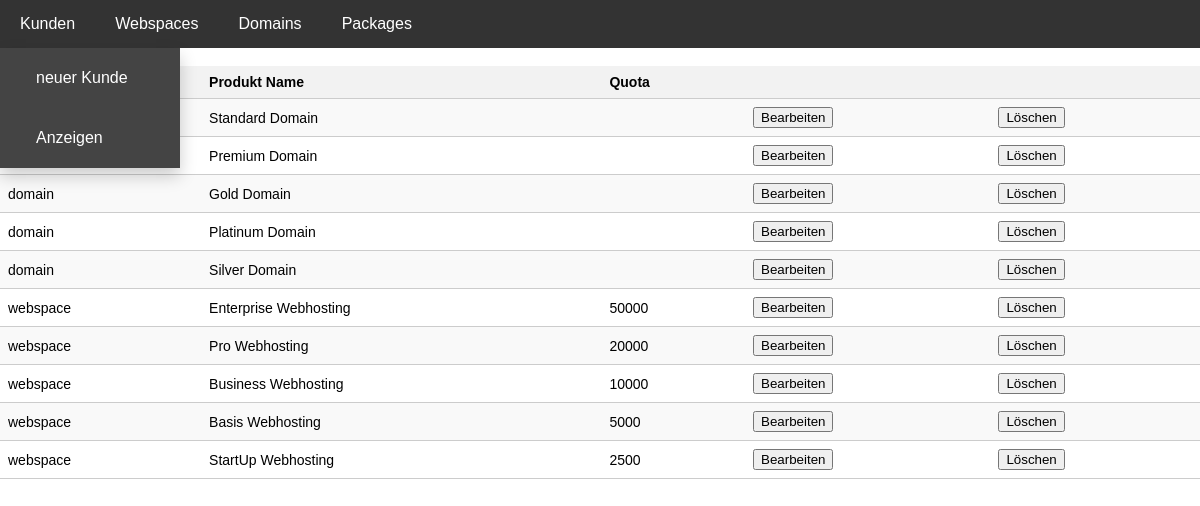
Screenshot of /pa_show.php with the database file from the repository.
### tables this page shows
CREATE TABLE packages (
	pa_id INT PRIMARY KEY AUTO_INCREMENT,  
    pa_typ VARCHAR(40) NOT NULL,
    pa_product_name VARCHAR(100) NOT NULL,
    pa_default_quota INT(10)
);

### pa_show.php (the view, shortened to what this page needs)
<!DOCTYPE html>
<html>
<html lang="de">
<head>
    <link rel="stylesheet" href="styles.css">
</head>
<body>
    <nav>
        <ul class="navbar">
            <li class="nav-item">
                <a href="#">Kunden</a>
                <ul class="dropdown-menu">
                    <li><a href="cl_new_client.php">neuer Kunde</a></li>
                    <li><a href="cl_show.php">Anzeigen</a></li>
                </ul>
            </li>
            <li class="nav-item">
                <a href="#">Webspaces</a>
            </li>
            <li class="nav-item">
                <a href="#">Domains</a>
            </li>
            <li class="nav-item">
                <a href="#">Packages</a>
            </li>
        </ul>
    </nav>
    <br>
    <?php
        $hostname = "localhost";
        $username = "admin";
        $password = "Passw0rd";
        $db = "mynet_test";
        $dbconnect = mysqli_connect($hostname, $username, $password, $db);
    ?>
<table class="styled-table">
        <tr>
            <th>Typ</th>
            <th>Produkt Name</th>
            <th>Quota</th>
            <th></th>
            <th></th>
        </tr>
    <?php
    $query = mysqli_query($dbconnect, "SELECT * FROM packages ORDER BY pa_typ ASC, pa_default_quota DESC")
        or die (mysqli_error($dbconnect));
    while ($row = mysqli_fetch_array($query)) {
        echo
        "<tr>
            <td>{$row['pa_typ']}</td>
            <td>{$row['pa_product_name']}</td>
            <td>{$row['pa_default_quota']}</td>
            <td>
            <form action='pa_edit.php' method='post'>
                <input type='hidden' name='pa_id' value='{$row['pa_id']}'>
                <input type='submit' name='bearbeiten' value='Bearbeiten'>
            </form>
            </td>
            <td>
            <form action='pa_delete.php' method='post'>
                <input type='hidden' name='pa_id' value='{$row['pa_id']}'>
                <input type='submit' name='loeschen' value='Löschen'>
            </form>
            </td>
        </tr>";
    }
    ?>
    </table>
</body>
</html>

### styles.css (style rules this page uses)
body { font-family: Arial, sans-serif; margin: 0; padding: 0; }
.navbar { background-color: #333; list-style-type: none; padding: 0; margin: 0; display: flex; align-items: center; }
.nav-item { position: relative; }
.nav-item a { display: block; color: white; text-decoration: none; padding: 15px 20px; transition: background-color 0.3s ease; }
.dropdown-menu { display: none; position: absolute; background-color: #444; min-width: 180px; box-shadow: 0 8px 16px 0 rgba(0,0,0,0.2); list-style-type: none; padding: 0px; margin: 0px; }
.dropdown-menu li { padding: 6px 16px; }
.dropdown-menu a { color: white; text-decoration: none; transition: background-color 0.3s ease; }
.styled-table { width: 100%; border-collapse: collapse; font-size: 14px; }
.styled-table th, .styled-table td { padding: 8px; text-align: left; border-bottom: 1px solid #ccc; }
.styled-table th { background-color: #f2f2f2; }
.styled-table tr:nth-child(even) { background-color: #f9f9f9; }

### rows the page displays
packages: pa_product_name "Standard Domain"
packages: pa_product_name "Premium Domain"
packages: pa_typ "domain", pa_product_name "Gold Domain"
packages: pa_typ "domain", pa_product_name "Platinum Domain"
packages: pa_typ "domain", pa_product_name "Silver Domain"
packages: pa_typ "webspace", pa_product_name "Enterprise Webhosting", pa_default_quota "50000"
packages: pa_typ "webspace", pa_product_name "Pro Webhosting", pa_default_quota "20000"
packages: pa_typ "webspace", pa_product_name "Business Webhosting", pa_default_quota "10000"
packages: pa_typ "webspace", pa_product_name "Basis Webhosting", pa_default_quota "5000"
packages: pa_typ "webspace", pa_product_name "StartUp Webhosting", pa_default_quota "2500"
